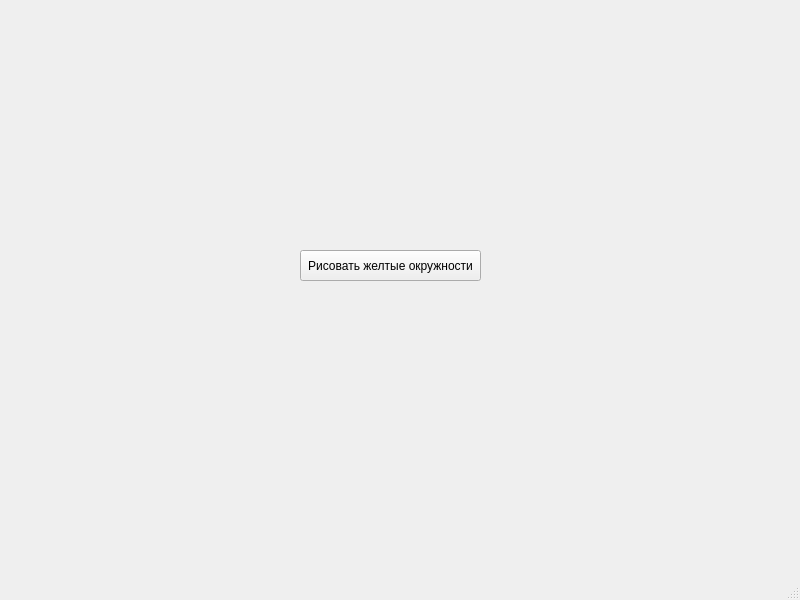
<?xml version="1.0" encoding="UTF-8"?>
<ui version="4.0">
 <class>MainWindow</class>
 <widget class="QMainWindow" name="MainWindow">
  <property name="geometry">
   <rect>
    <x>0</x>
    <y>0</y>
    <width>800</width>
    <height>600</height>
   </rect>
  </property>
  <property name="windowTitle">
   <string>MainWindow</string>
  </property>
  <widget class="QWidget" name="centralwidget">
   <widget class="QPushButton" name="pushButton">
    <property name="geometry">
     <rect>
      <x>300</x>
      <y>250</y>
      <width>181</width>
      <height>31</height>
     </rect>
    </property>
    <property name="text">
     <string>Рисовать желтые окружности</string>
    </property>
   </widget>
  </widget>
  <widget class="QMenuBar" name="menubar">
   <property name="geometry">
    <rect>
     <x>0</x>
     <y>0</y>
     <width>800</width>
     <height>21</height>
    </rect>
   </property>
  </widget>
  <widget class="QStatusBar" name="statusbar"/>
 </widget>
 <resources/>
 <connections/>
</ui>
